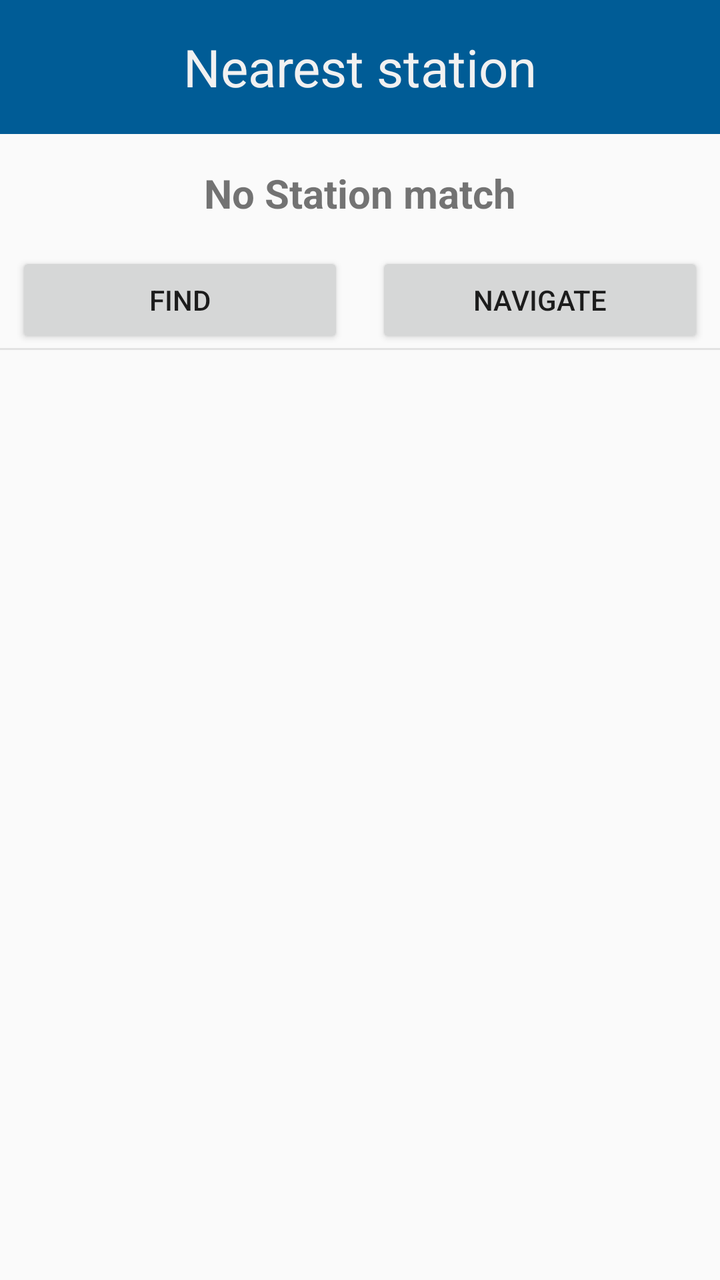
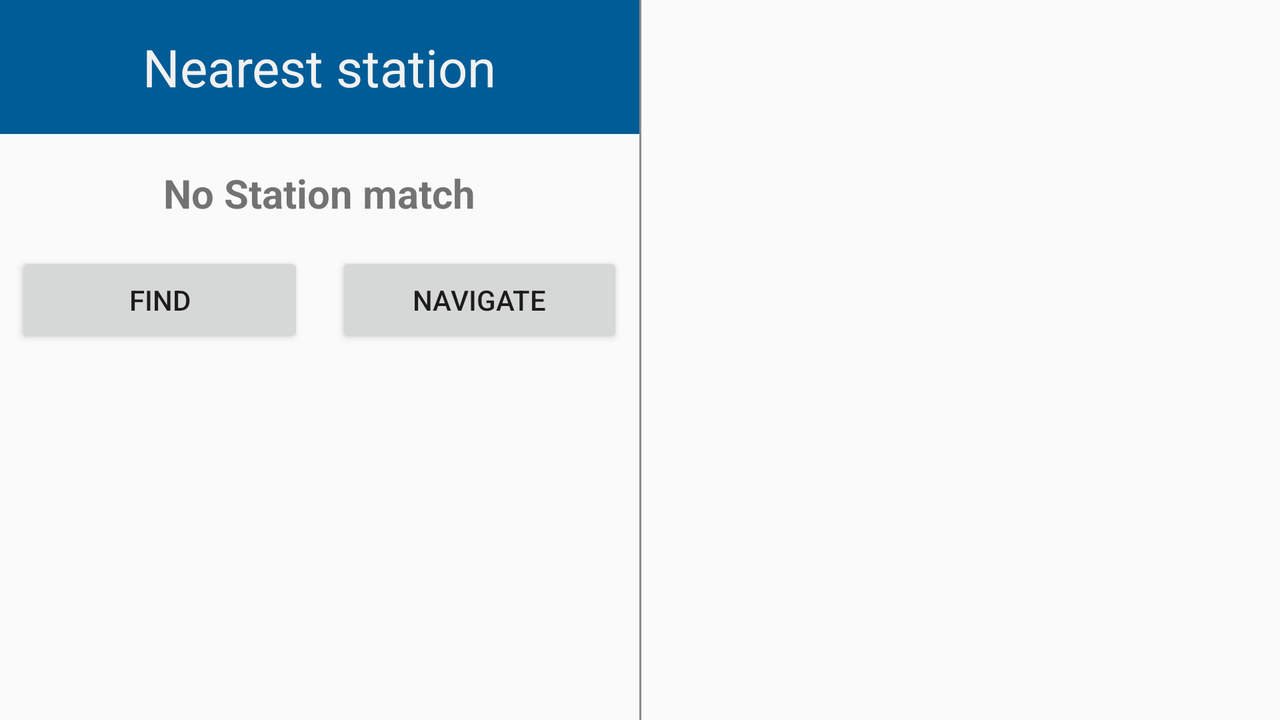

One screen, two layout resources from the same app: the default and the author's alternative for another configuration. Each is rendered where Android would select it; the XML of both is given below.
<!-- AndroidManifest.xml: application theme AppTheme -->
<!-- res/layout/fragment_stations.xml -->
<?xml version="1.0" encoding="utf-8"?>
<LinearLayout xmlns:android="http://schemas.android.com/apk/res/android"
	android:orientation="vertical"
	android:layout_width="match_parent"
	android:layout_height="wrap_content">

	<TextView
		android:layout_width="match_parent"
		android:layout_height="wrap_content"
		android:background="@color/colorBackground"
		android:padding="16dp"
		android:text="@string/nearest_station"
		android:textAlignment="center"
		android:textColor="@color/logo_white"
		android:textSize="26sp" />

	<TextView
		android:id="@+id/station_name_text_view"
		android:layout_width="match_parent"
		android:layout_height="wrap_content"
		android:padding="16dp"
		android:text="@string/no_station_match"
		android:textAlignment="center"
		android:textSize="20sp"
		android:textStyle="bold" />

	<LinearLayout
		android:layout_width="match_parent"
		android:layout_height="wrap_content"
		android:orientation="horizontal">

		<Button
			android:id="@+id/find_station_button"
			android:layout_width="match_parent"
			android:layout_height="wrap_content"
			android:text="@string/find_nearest_station"
			android:layout_marginStart="8dp"
			android:layout_marginEnd="8dp"
			android:layout_weight="1"
			style="@style/MyButtonStyle"/>

		<Button
			android:id="@+id/navigate_button"
			android:layout_width="match_parent"
			android:layout_height="wrap_content"
			android:layout_marginStart="8dp"
			android:layout_marginEnd="8dp"
			android:text="@string/navigate"
			android:layout_weight="1"
			style="@style/MyButtonStyle"/>

	</LinearLayout>

	<View
		android:layout_width="match_parent"
		android:layout_height="1dp"
		android:background="@drawable/custom_divider_horizontal" />

	<androidx.recyclerview.widget.RecyclerView
		android:layout_width="match_parent"
		android:layout_height="wrap_content"
		android:layoutAnimation="@anim/layout_animation_fall_down"
		android:id="@+id/recyclerViewList"
		android:layout_marginStart="0dp"
		android:layout_marginEnd="0dp"/>

</LinearLayout>
<!-- resources referenced by this layout -->
<resources>
  <color name="colorBackground">#005C96</color>
  <color name="logo_white">#F1F1F1</color>
  <!-- drawable custom_divider_horizontal (drawable-v24) -->
  <?xml version="1.0" encoding="utf-8"?>
  <shape xmlns:android="http://schemas.android.com/apk/res/android" >
  	<size android:height="1dp"/>
  	<solid android:color="#19000000"/>
  </shape>
  <string name="find_nearest_station">Find</string>
  <string name="navigate">Navigate</string>
  <string name="nearest_station">Nearest station</string>
  <string name="no_station_match">No Station match</string>
  <style name="AppTheme" parent="Theme.AppCompat.Light.DarkActionBar">
  		
  		<item name="colorPrimary">@color/colorPrimary</item>
  		<item name="colorPrimaryDark">@color/colorPrimaryDark</item>
  		<item name="colorAccent">@color/colorAccent</item>
  
  		<item name="colorControlNormal">@android:color/white</item>
  		<item name="colorControlActivated">@android:color/white</item>
  		<item name="colorControlHighlight">@color/colorAccent</item>
  	</style>
  <color name="colorPrimary">#004B85</color>
  <color name="colorPrimaryDark">#003966</color>
  <color name="colorAccent">#E10A85B6</color>
</resources>
<!-- res/layout-land/fragment_stations.xml (the author's variant of the layout above) -->
<!-- drawn on the phone turned sideways -->
<?xml version="1.0" encoding="utf-8"?>
<LinearLayout xmlns:android="http://schemas.android.com/apk/res/android"
	android:orientation="vertical"
	android:layout_width="match_parent"
	android:layout_height="wrap_content">

	<LinearLayout
		android:layout_width="match_parent"
		android:layout_height="match_parent"
		android:orientation="horizontal" >

		<LinearLayout
			android:layout_width="match_parent"
			android:layout_height="match_parent"
			android:orientation="vertical"
			android:layout_weight="1">

			<TextView
				android:layout_width="match_parent"
				android:layout_height="wrap_content"
				android:background="@color/colorBackground"
				android:padding="16dp"
				android:text="@string/nearest_station"
				android:textAlignment="center"
				android:textColor="@color/logo_white"
				android:textSize="26sp" />

			<TextView
				android:id="@+id/station_name_text_view"
				android:layout_width="match_parent"
				android:layout_height="wrap_content"
				android:padding="16dp"
				android:text="@string/no_station_match"
				android:textAlignment="center"
				android:textSize="20sp"
				android:textStyle="bold" />

			<LinearLayout
				android:layout_width="match_parent"
				android:layout_height="wrap_content"
				android:orientation="horizontal">

				<Button
					android:id="@+id/find_station_button"
					android:layout_width="match_parent"
					android:layout_height="wrap_content"
					android:text="@string/find_nearest_station"
					android:layout_marginStart="8dp"
					android:layout_marginEnd="8dp"
					android:layout_weight="1"
					style="@style/MyButtonStyle"/>

				<Button
					android:id="@+id/navigate_button"
					android:layout_width="match_parent"
					android:layout_height="wrap_content"
					android:layout_marginStart="8dp"
					android:layout_marginEnd="8dp"
					android:text="@string/navigate"
					android:layout_weight="1"
					style="@style/MyButtonStyle"/>

			</LinearLayout>

		</LinearLayout>

		<View
			android:layout_width="1dp"
			android:layout_height="match_parent"
			android:layout_weight="0"
			android:background="@drawable/custom_divider_gray" />

		<androidx.recyclerview.widget.RecyclerView
			android:layout_width="match_parent"
			android:layout_height="wrap_content"
			android:layout_weight="1"
			android:layoutAnimation="@anim/layout_animation_fall_down"
			android:id="@+id/recyclerViewList"
			android:layout_marginStart="0dp"
			android:layout_marginEnd="0dp"/>

	</LinearLayout>

</LinearLayout>
<!-- resources referenced by the variant -->
<!-- as the phone turned sideways resolves them -->
<resources>
  <color name="colorBackground">#005C96</color>
  <color name="logo_white">#F1F1F1</color>
  <!-- drawable custom_divider_gray (drawable-v24) -->
  <?xml version="1.0" encoding="utf-8"?>
  <shape xmlns:android="http://schemas.android.com/apk/res/android" >
  	<size android:width="1dp"/>
  	<solid android:color="#8A8A8A"/>
  </shape>
  <string name="find_nearest_station">Find</string>
  <string name="navigate">Navigate</string>
  <string name="nearest_station">Nearest station</string>
  <string name="no_station_match">No Station match</string>
  <style name="AppTheme" parent="Theme.AppCompat.Light.DarkActionBar">
  		
  		<item name="colorPrimary">@color/colorPrimary</item>
  		<item name="colorPrimaryDark">@color/colorPrimaryDark</item>
  		<item name="colorAccent">@color/colorAccent</item>
  
  		<item name="colorControlNormal">@android:color/white</item>
  		<item name="colorControlActivated">@android:color/white</item>
  		<item name="colorControlHighlight">@color/colorAccent</item>
  	</style>
  <color name="colorPrimary">#004B85</color>
  <color name="colorPrimaryDark">#003966</color>
  <color name="colorAccent">#E10A85B6</color>
</resources>
